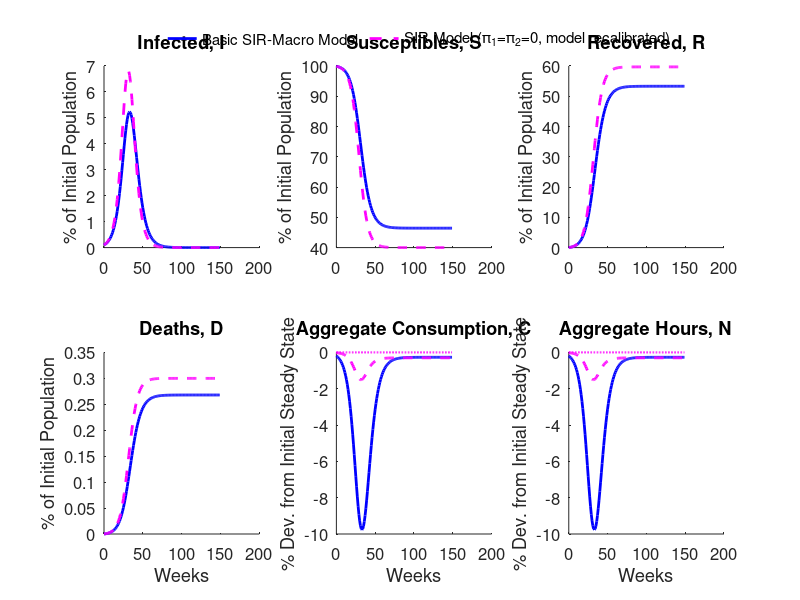

This figure's MATLAB source: (Note: this script raises an error after producing the figure.)
%Baseline
cd baseline;
load results_baseline;
cd ..

Ibase=I;
Sbase=S;
Rbase=R;
Dbase=D;
aggCbase=aggC;
aggHbase=aggH;
crbase=crss;
nrbase=nrss; 


%Perturbation 1
cd canonicalSIR;
load results_canonicalSIR;
cd ..

Iperturb1=I;
Sperturb1=S;
Rperturb1=R;
Dperturb1=D;
aggCperturb1=aggC;
aggHperturb1=aggH;
crperturb1=crss;
nrperturb1=nrss; 


%Perturbation 2
cd baseline;
load results_baseline;
cd ..
Iperturb2=I*NaN;
Sperturb2=S*NaN;
Rperturb2=R*NaN;
Dperturb2=D*NaN;
aggCperturb2=aggC*NaN;
aggHperturb2=aggH*NaN;
crperturb2=crss;
nrperturb2=nrss; 


%plotting
ia=2;
ib=3;
fsize=12;
horz=HH;

horz=150;

time=0:1:horz-1;

figure;
subplot(ia,ib,2)
plot(time,100*Sbase(1:horz),'b-','LineWidth',2);hold on
plot(time,100*Sperturb1(1:horz),'m--','LineWidth',2);hold on
plot(time,100*Sperturb2(1:horz),'r-.','LineWidth',2);hold off
box off;
title('Susceptibles, S','FontSize',fsize);
ylabel('% of Initial Population','FontSize',fsize);
set(gca,'FontSize',fsize);

subplot(ia,ib,3)
plot(time,100*Rbase(1:horz),'b-','LineWidth',2);hold on
plot(time,100*Rperturb1(1:horz),'m--','LineWidth',2);hold on
plot(time,100*Rperturb2(1:horz),'r-.','LineWidth',2);hold off
box off;
title('Recovered, R','FontSize',fsize);
ylabel('% of Initial Population','FontSize',fsize);
set(gca,'FontSize',fsize);

subplot(ia,ib,4)
plot(time,100*Dbase(1:horz),'b-','LineWidth',2);hold on
plot(time,100*Dperturb1(1:horz),'m--','LineWidth',2);hold on
plot(time,100*Dperturb2(1:horz),'r-.','LineWidth',2);hold off
box off;
title('Deaths, D','FontSize',fsize);
ylabel('% of Initial Population','FontSize',fsize);
xlabel('Weeks','FontSize',fsize);
set(gca,'FontSize',fsize);

subplot(ia,ib,5)
plot(time,0*100*(aggCbase(1:horz)-crbase)/crbase,'m:','LineWidth',1.5);hold on
plot(time,100*(aggCbase(1:horz)-crbase)/crbase,'b-','LineWidth',2);hold on
plot(time,100*(aggCperturb1(1:horz)-crperturb1)/crperturb1,'m--','LineWidth',2);hold on
plot(time,100*(aggCperturb2(1:horz)-crperturb2)/crperturb2,'r-.','LineWidth',2);hold off
box off;
title('Aggregate Consumption, C','FontSize',fsize);
ylabel('% Dev. from Initial Steady State','FontSize',fsize);
xlabel('Weeks','FontSize',fsize);
set(gca,'FontSize',fsize);

subplot(ia,ib,6)
plot(time,0*100*(aggCbase(1:horz)-crbase)/crbase,'m:','LineWidth',1.5);hold on
plot(time,100*(aggHbase(1:horz)-nrbase)/nrbase,'b-','LineWidth',2);hold on
plot(time,100*(aggHperturb1(1:horz)-nrperturb1)/nrperturb1,'m--','LineWidth',2);hold on
plot(time,100*(aggHperturb2(1:horz)-nrperturb2)/nrperturb2,'r-.','LineWidth',2);hold off
box off;
title('Aggregate Hours, N','FontSize',fsize);
ylabel('% Dev. from Initial Steady State','FontSize',fsize);
xlabel('Weeks','FontSize',fsize);
set(gca,'FontSize',fsize);

subplot(ia,ib,1)
plot(time,100*Ibase(1:horz),'b-','LineWidth',2);hold on
plot(time,100*Iperturb1(1:horz),'m--','LineWidth',2);hold on
plot(time,100*Iperturb2(1:horz),'r-.','LineWidth',2);hold off
box off;
title('Infected, I','FontSize',fsize);
ylabel('% of Initial Population','FontSize',fsize);
set(gca,'FontSize',fsize);


leg1=legend('Basic SIR-Macro Model','SIR Model (\pi_{1}=\pi_{2}=0, model recalibrated)');
set(leg1,...
    'Position',[-0.0704335567178815 0.894078940309976 1.19107142857143 0.044047619047619],...
    'Orientation','horizontal');
legend boxoff;

suptitle2('Figure 1: Basic SIR-Macro Model vs. SIR Model');
orient landscape
print -dpdf -fillpage epidemic_simulation_fig1


 
